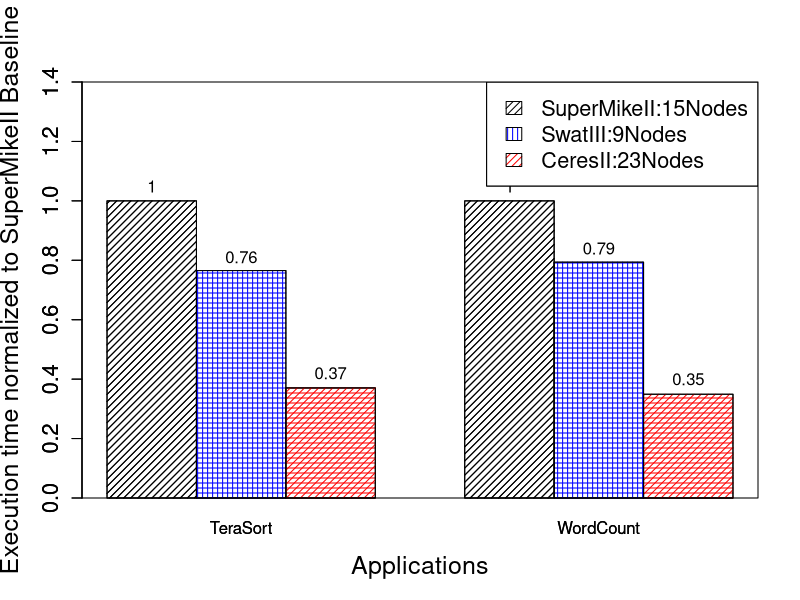

Recreate this plot in R.
#Where the file is saved
pdf("//Users/arghyakusumdas/Documents/MyGitProjects/MyIeeeAccessPaper/IEEEtran/IEEEtran/Figures/PerformanceFigures/execTimeTnW.pdf", family="Times")

# Grouped Bar Plot
data <- read.csv(file="execTimeTnW.csv",head=TRUE,sep=",")
#print(data)
counts <- table(data$TeraSort,data$WordCount)
x <- seq(10, 20, 30)

barplot(as.matrix(data), main="", ylim=c(0, 1.4), xlab="Applications",ylab="Execution time normalized to SuperMikeII Baseline", names=c("TeraSort", "WordCount"), col=c("black", "blue", "red"), beside=TRUE, density=20, angle=c(45,0,0), cex.lab=1.5, cex.axis=1.3, cex.names=1)
barplot(as.matrix(data), add=TRUE, main="", ylim=c(0, 1.4), xlab="Applications",ylab="Execution time normalized to SuperMikeII Baseline", names=c("TeraSort", "WordCount"), col=c("black","blue", "red"), beside=TRUE, density=20, angle=c(45,90,45), cex.lab=1.5, cex.axis=1.3, cex.names=1)

text(1.5, 1.05, "1")
text(2.5, 0.81, "0.76")
text(3.5, 0.42, "0.37")

text(5.5, 1.05, "1")
text(6.5, 0.84, "0.79")
text(7.5, 0.40, "0.35")


legend("topright", legend = rownames(data), fill = c("black","blue", "red"), density=20, angle=c(45,0,0), ncol = 1, cex = 1.3)
legend("topright", legend = rownames(data), fill = c("black","blue", "red"), density=20, angle=c(45,90,45), ncol = 1, cex = 1.3)
box()